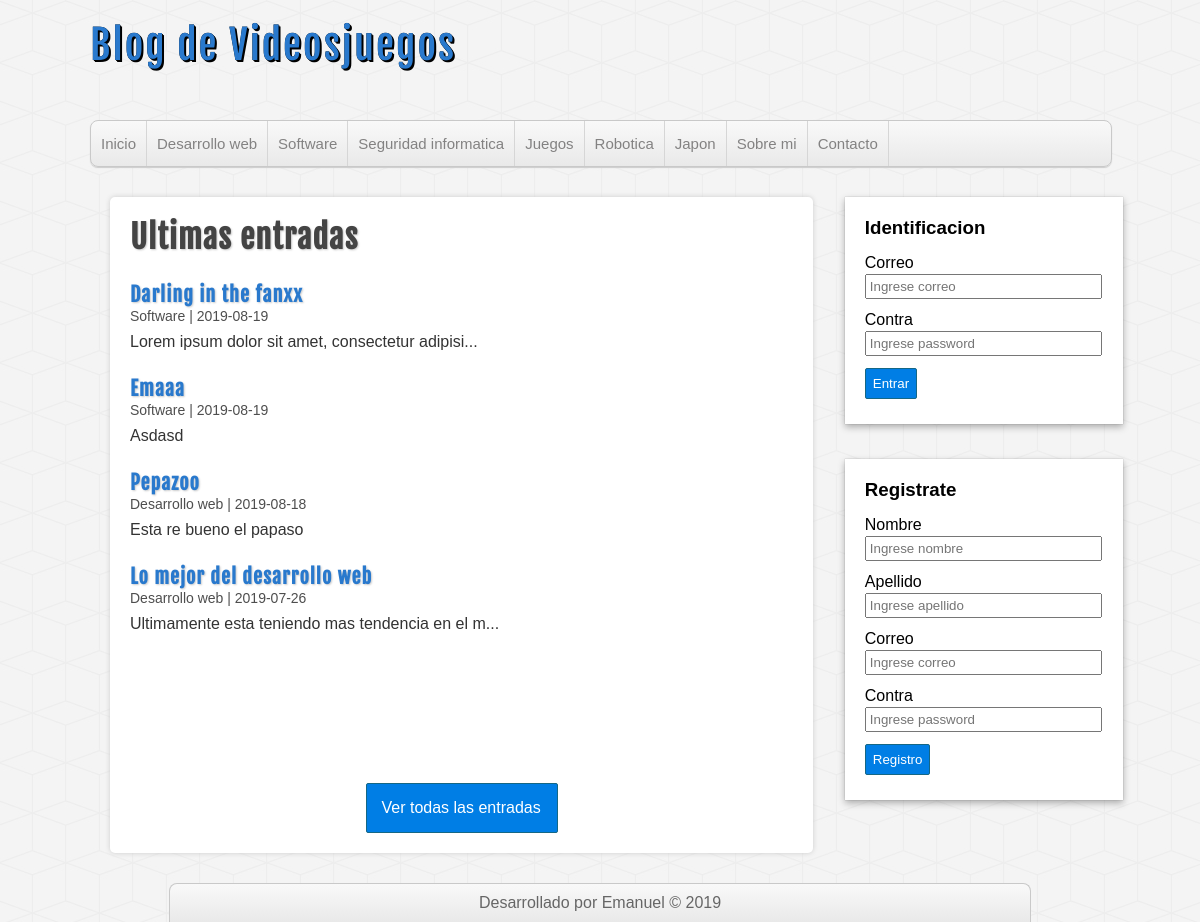
The page / on the database its author committed.
### tables this page shows
CREATE TABLE `categorias` (
  `id_categoria` int(11) NOT NULL,
  `nombre` varchar(100) NOT NULL
);

CREATE TABLE `entradas` (
  `id_entrada` int(11) NOT NULL,
  `id_usuario` int(11) NOT NULL,
  `id_cate` int(11) NOT NULL,
  `titulo` varchar(100) NOT NULL,
  `descripcion` text,
  `fecha` date NOT NULL
);

### includes/fuciones.mysql.php (called while the page is built, shortened)
<?php
function obtenerCategorias($core){
	$sql = "SELECT * FROM categorias ORDER BY id_categoria ASC";
	$consult = $core->query($sql);
	return $consult;
}
function obtenerEntradas($core,$limit = null, $id = null, $seach = null){
	if (is_null($limit)) {
		$sql = "SELECT e.*, c.nombre AS categoria FROM entradas e INNER JOIN categorias c ON e.id_cate = c.id_categoria ORDER BY e.id_entrada DESC LIMIT 4";
	}
	$consult = $core->query($sql);
	return $consult;
}

### includes/funciones.php (the view, shortened to what this page needs)
<?php
require_once 'fuciones.mysql.php';
function limitandoCaracteres($cadena,$limite){
	$devolvemos = $cadena;
	if (strlen($cadena) > $limite) {
		$devolvemos = substr($cadena, 0,$limite).'...';
	}
	return ucfirst($devolvemos);
}
function mostrarCategorias($core, $tipo, $id_cate = null){
	$consulta = obtenerCategorias($core);
	if ($tipo == 'lista') {
		while ($row = $consulta->fetch_assoc()) {
			echo '<li><a href="categorias.php?id='.$row['id_categoria'].'">'.ucfirst($row['nombre']).'</a></li>';
		}
	}
}
function mostrarEntradas($core,$all = null, $main = null, $search = null){
	if (is_null($all)) {
		$sqlEntradas = obtenerEntradas($core);
	}
	if ($sqlEntradas->num_rows >= 1) {
		while ($row = $sqlEntradas->fetch_assoc()) {
			echo '<article class="entrada">
					<a href="entradas.php?id_post='.$row['id_entrada'].'">
						<h2>'.ucfirst($row['titulo']).'</h2>
						<span class="fecha">'.ucfirst($row['categoria']).' | '.$row['fecha'].'</span>
						<p>'.limitandoCaracteres($row['descripcion'],47).'</p>
					</a>
				</article>';
		}
	}else{
		echo '<h3>No ahi post publicados</h3>';
	}
}

### includes/header.php (shortened to what this page needs)
<?php
require_once 'includes/funciones.php';
$conexion = conexion();
?>
<!DOCTYPE html>
<html lang="es">
<head>
	<link rel="stylesheet" href="assets/css/styles.css">
</head>
<body>
	<header id="cabecera">
		<div id="logo">
			<a href="index.php">
				Blog de Videosjuegos
			</a>
		</div>
		<nav id="menu">
			<ul>
				<li><a href="index.php">Inicio</a></li>
				<?php mostrarCategorias($conexion,'lista') ?>
				<li><a href="index.php">Sobre mi</a></li>
				<li><a href="index.php">Contacto</a></li>
			</ul>
		</nav>
	</header>
	<div id="contenedor">

### includes/lateral.php (shortened to what this page needs)
<aside id="sidebar">
	<?php if (!isset($_SESSION['usuario'])): ?>
		<div id="login" class="block-aside">
			<h3>Identificacion</h3>
			<form action="modelo/modelo_usuario.php" method="post">
				<label for="correo">Correo</label>
				<input type="email" name="correo" id="correo" placeholder="Ingrese correo" autocomplete="off">
				<label for="password">Contra</label>
				<input type="password" name="password" id="password" placeholder="Ingrese password">
				<input type="submit" value="Entrar">
			</form>
		</div>
		<div id="register" class="block-aside">
			<h3>Registrate</h3>
			<form action="modelo/modelo_usuario.php" method="post">
				<label for="nombre">Nombre</label>
				<input type="text" name="nombre" id="nombre" placeholder="Ingrese nombre" autocomplete="off">
				<label for="apellido">Apellido</label>
				<input type="text" name="apellido" id="apellido" placeholder="Ingrese apellido" autocomplete="off">
				<label for="correo">Correo</label>
				<input type="email" name="correo" id="correo" placeholder="Ingrese correo" autocomplete="off">
				<label for="password">Contra</label>
				<input type="password" name="password" id="password" placeholder="Ingrese password">
				<input type="submit" value="Registro">
			</form>
		</div>
	<?php endif ?>
</aside>

### index.php
<?php require_once 'includes/header.php' ?>
	<?php require_once 'includes/lateral.php' ?>
	<div class="principal">
		<h1>Ultimas entradas</h1>
		<?php mostrarEntradas($conexion) ?>
		<div id="ver-todas">
			<a href="">Ver todas las entradas</a>
		</div>
	</div>
<?php require_once 'includes/footer.php' ?>

### includes/footer.php (shortened to what this page needs)
	</div>
	<footer id="pie">
		<p>Desarrollado por Emanuel &copy; 2019</p>
	</footer>
</body>
</html>

### assets/css/styles.css (style rules this page uses)
* { margin: 0; padding: 0; font-family: sans-serif, Helvetica,Arial; text-decoration: none; }
body { background: url('../img/cubes.png') #f4f4f4; }
#cabecera { width: 85%; height: auto; background: transparent; margin: 0px auto; }
#logo { float: left; width: 540px; height: 120px; }
#logo a { font-family: 'fajala',Helvetica; font-size: 40px; letter-spacing: 2px; color: #2979cd; text-shadow: 0px 0px 0px black,1px 1px 0px black,2px 2px 0px black; transition: all 500ms; line-height: 90px; }
#menu { clear: both; width: 100%; height: 45px; line-height: 45px; background: linear-gradient(to bottom, #f9f9f9 0px,#e9e9e9 100%); border: 1px solid #c9c9c9; border-radius: 8px; box-shadow: 0px 1px 1px #ccc; overflow: hidden; }
#menu ul { list-style: none; }
#menu ul li { float: left; border-right: 1px solid #d6d6d6; }
#menu ul li a { display: block; padding-left: 10px; padding-right: 10px; font-size: 15px; color: #838282; }
#contenedor { width: 85%; height: auto; margin: 0px auto; margin-top: 30px; margin-bottom: 30px; }
#sidebar { float: right; width: 26%; height: auto; }
.block-aside { display: block; width: 90%; margin: 0px auto; margin-bottom: 35px; background: white; padding: 20px; box-shadow: 0px 0px 1px rgba(0,0,0,0.3),0px 3px 7px rgba(0,0,0,0.3),0px 0px 1px #fff inset; }
h3 { margin-bottom: 15px; }
label, input[type='text'], input[type='email'], input[type='password'] { display: block; width: 95%; margin-top: 2px; margin-bottom: 2px; }
input[type='text'], input[type='email'], input[type='password'] { padding: 3px; margin-bottom: 12px; }
input[type='button'], input[type='submit'] { margin-top: 5px; margin-bottom: 5px; display: block; border-radius: 2px; color: white; background: #007ee5; border: 1px solid #156785; cursor: pointer; padding: 7px; }
.principal { float: left; width: 65%; min-height: 565px; background: white; border-radius: 5px; box-shadow: 0px 0px 5px #ccc; margin-left: 20px; padding: 20px; overflow: hidden; }
.principal a { color: #333; }
.principal h1 { font-size: 32px; color: #444; letter-spacing: 1px; text-shadow: 1px 1px 2px #ccc; font-family: 'fajala'; }
.principal h2 { font-size: 20px; color: #2979cd; letter-spacing: 1px; font-family: 'fajala'; text-shadow: 1px 1px 2px #ccc; margin-top: 25px; }
.principal p { margin-top: 8px; margin-bottom: 10px; }
#ver-todas a { display: block; border-radius: 2px; padding: 15px; color: white; background: #007ee5; border: 1px solid #156785; cursor: pointer; width: 160px; margin: 0px auto; margin-top: 150px }
#pie { clear: both; width: 70%; margin: 0px auto; background: linear-gradient(to bottom, #f9f9f9 0px,#e9e9e9 100%); border: 1px solid #c9c9c9; border-bottom: none; border-radius: 8px 8px 0px 0px; color: #666; height: auto; padding: 10px; text-align: center; }
.fecha { color: #4e4e4e; margin-top: 5px; font-size: 14px; }

### rows shown on the page
categorias: nombre "Desarrollo web"
categorias: nombre "Software"
categorias: nombre "Seguridad informatica"
categorias: nombre "Juegos"
categorias: nombre "Robotica"
categorias: nombre "Japon"
entradas: titulo "Darling in the fanxx", id_cate.nombre "Software", fecha "2019-08-19", descripcion "Lorem ipsum dolor sit amet, consectetur adipisi..."
entradas: titulo "Emaaa", id_cate.nombre "Software", fecha "2019-08-19", descripcion "Asdasd"
entradas: titulo "Pepazoo", id_cate.nombre "Desarrollo web", fecha "2019-08-18", descripcion "Esta re bueno el papaso"
entradas: titulo "Lo mejor del desarrollo web", id_cate.nombre "Desarrollo web", fecha "2019-07-26", descripcion "Ultimamente esta teniendo mas tendencia en el m..."
